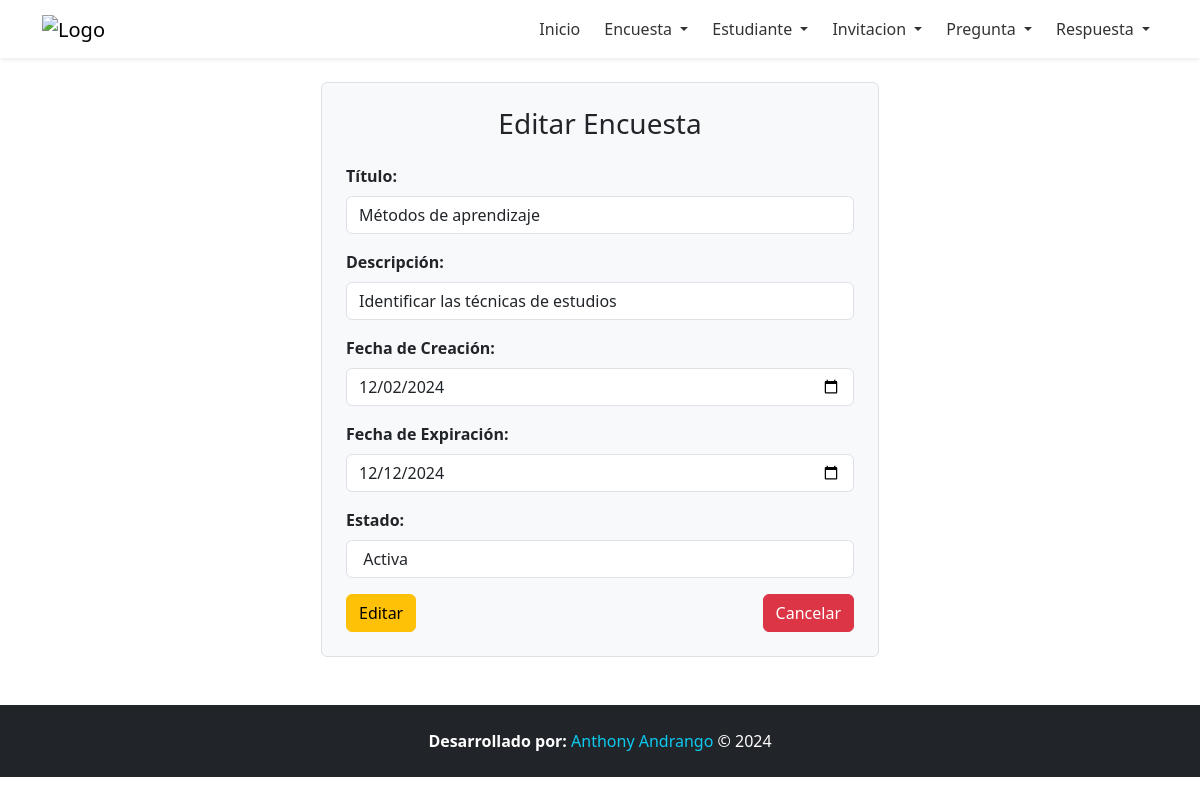
Page /editarEncuesta/1 on the committed database.
### Aplicaciones/Academico/models.py (models this page shows, shortened)
class Encuesta(models.Model):
    id=models.AutoField(primary_key=True)
    titulo=models.CharField(max_length=100)
    descripcion=models.CharField(max_length=100)
    fecha_creacion=models.DateField()
    fecha_expiracion=models.DateField()
    estado=models.CharField(max_length=100)

### Aplicaciones/Academico/views.py (the view)
# urls.py: path('editarEncuesta/<id>', views.editarEncuesta),
def editarEncuesta(request, id):
    encuestaEditar = Encuesta.objects.get(id=id)
    return render(request, "editarEncuesta.html", {'encuesta': encuestaEditar})

### Aplicaciones/Academico/templates/editarEncuesta.html (shortened to what this page needs)
{% extends "./plantilla.html" %}
{% block contenido %}
<div class="container d-flex justify-content-center align-items-center">
    <div class="col-md-6">
        <form action="/procesarEdicionEncuesta/" id="frm_editar_encuesta" method="post" class="p-4 border rounded bg-light">
            <h3 class="text-center mb-4">Editar Encuesta</h3>
            <div class="mb-3">
                <label for="txt_titulo" class="form-label"><b>Título:</b></label>
                <input type="text" class="form-control" name="txt_titulo" id="txt_titulo" value="{{ encuesta.titulo }}" required>
            </div>
            <div class="mb-3">
                <label for="txt_descripcion" class="form-label"><b>Descripción:</b></label>
                <input type="text" class="form-control" name="txt_descripcion" id="txt_descripcion" value="{{ encuesta.descripcion }}" required>
            </div>
            <div class="mb-3">
                <label for="txt_fecha_creacion" class="form-label"><b>Fecha de Creación:</b></label>
                <input type="date" class="form-control" name="txt_fecha_creacion" id="txt_fecha_creacion" value="{{ encuesta.fecha_creacion|date:'Y-m-d' }}" required>
            </div>
            <div class="mb-3">
                <label for="txt_fecha_expiracion" class="form-label"><b>Fecha de Expiración:</b></label>
                <input type="date" class="form-control" name="txt_fecha_expiracion" id="txt_fecha_expiracion" value="{{ encuesta.fecha_expiracion|date:'Y-m-d' }}" required>
            </div>
            <div class="mb-3">
                <label for="txt_estado" class="form-label"><b>Estado:</b></label>
                <input type="text" class="form-control" name="txt_estado" id="txt_estado" value="{{ encuesta.estado }}" required>
            </div>
            <div class="d-flex justify-content-between">
                <button type="submit" class="btn btn-warning">Editar</button>
                <a href="/listadoEncuesta/" class="btn btn-danger">Cancelar</a>
            </div>
        </form>
    </div>
</div>
{% endblock %}

### rows in the picture
Encuesta: txt_titulo "Métodos de aprendizaje", txt_descripcion "Identificar las técnicas de estudios", txt_fecha_creacion "12/02/2024", txt_fecha_expiracion "12/12/2024", txt_estado "Activa"
